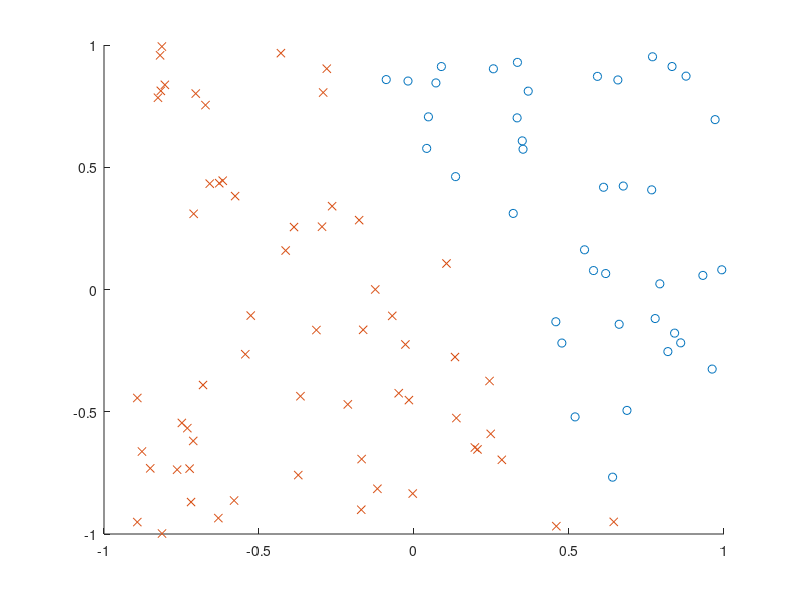

The MATLAB source for this figure:
d=2;
n=100;
x=2*rand(d,n)-[1;1]*ones(1,n);
l=2*((2*x(1,:)+x(2,:))>0.5)-1;
figure
hold on
plot(x(1,find(l==1)),x(2,find(l==1)),'o');
plot(x(1,find(l==-1)),x(2,find(l==-1)),'x');
